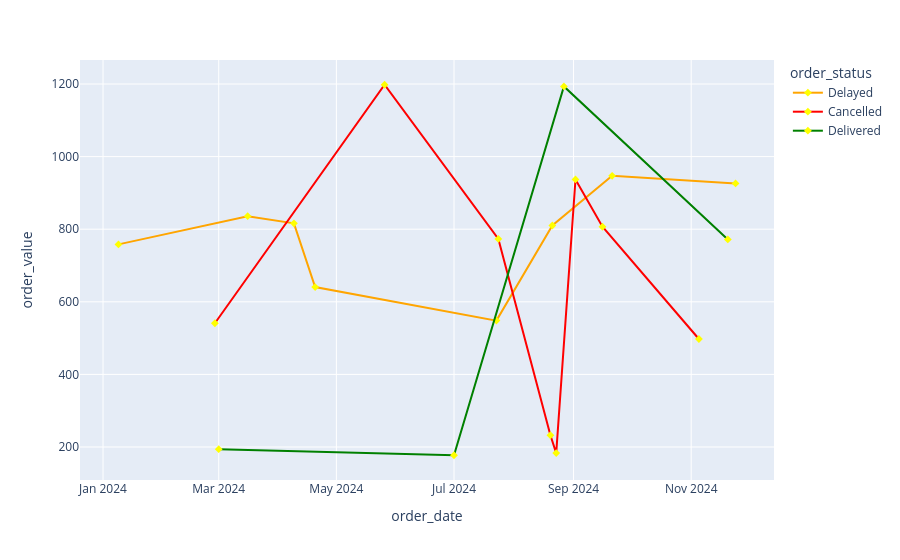

Here is the notebook cell this chart was saved with:
### Code cell
#Making a Line Chart Pt. 4 (Second Attempt)

fig4 = px.line(food20, #calling the reduced dataset
              x="order_date",  #assigning the x value
              y="order_value", #assigning the y value
              color="order_status", #assigning color to the different order statuses - this creates three lines (one for each order type)
              color_discrete_sequence = ["orange","red","green"], #this assigns different colors to the list of orders - this assigns them in order listed, so need to be careful when writing it out
              markers=True) #marking that we want markers to appear

fig4.update_traces(
    marker=dict(
        symbol="diamond", #Changes the marker shape - I had to reference this page https://plotly.com/python/marker-style/ to find the different symbols you can use in Plotly
        color="yellow"), #Assigns a color to the marker
    )

fig4.show()

### Figure 1 — Plotly figure (JSON) as saved in the notebook; plotly's stock layout.template omitted (floating-point values rounded to 4 significant figures)
{"data": [{"hovertemplate": "order_status=Delayed<br>order_date=%{x}<br>order_value=%{y}<extra></extra>", "legendgroup": "Delayed", "line": {"color": "orange", "dash": "solid"}, "marker": {"color": "yellow", "symbol": "diamond"}, "mode": "lines+markers", "name": "Delayed", "orientation": "v", "showlegend": true, "type": "scatter", "x": ["2024-01-09", "2024-03-16", "2024-04-09", "2024-04-20", "2024-07-23", "2024-08-21", "2024-09-21", "2024-11-24"], "xaxis": "x", "y": [758.1, 835.8, 816.1, 640.6, 548.1, 810.2, 947.0, 926.2], "yaxis": "y"}, {"hovertemplate": "order_status=Cancelled<br>order_date=%{x}<br>order_value=%{y}<extra></extra>", "legendgroup": "Cancelled", "line": {"color": "red", "dash": "solid"}, "marker": {"color": "yellow", "symbol": "diamond"}, "mode": "lines+markers", "name": "Cancelled", "orientation": "v", "showlegend": true, "type": "scatter", "x": ["2024-02-28", "2024-05-26", "2024-07-24", "2024-08-20", "2024-08-23", "2024-09-02", "2024-09-16", "2024-11-05"], "xaxis": "x", "y": [540.8, 1198.0, 773.1, 232.3, 183.1, 937.1, 806.7, 497.5], "yaxis": "y"}, {"hovertemplate": "order_status=Delivered<br>order_date=%{x}<br>order_value=%{y}<extra></extra>", "legendgroup": "Delivered", "line": {"color": "green", "dash": "solid"}, "marker": {"color": "yellow", "symbol": "diamond"}, "mode": "lines+markers", "name": "Delivered", "orientation": "v", "showlegend": true, "type": "scatter", "x": ["2024-03-01", "2024-07-01", "2024-08-27", "2024-11-20"], "xaxis": "x", "y": [193.9, 177.2, 1193.0, 771.8], "yaxis": "y"}], "layout": {"legend": {"title": {"text": "order_status"}, "tracegroupgap": 0}, "margin": {"t": 60}, "xaxis": {"anchor": "y", "domain": [0, 1], "title": {"text": "order_date"}}, "yaxis": {"anchor": "x", "domain": [0, 1], "title": {"text": "order_value"}}}}
